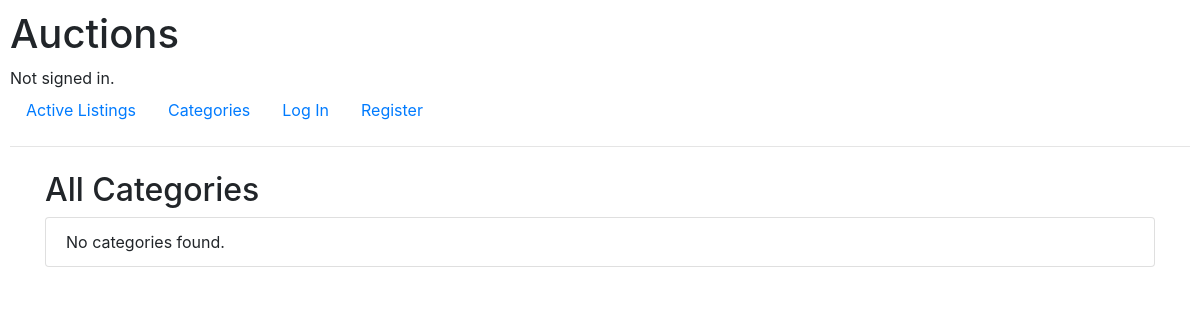
Before: /categories with the older database file.
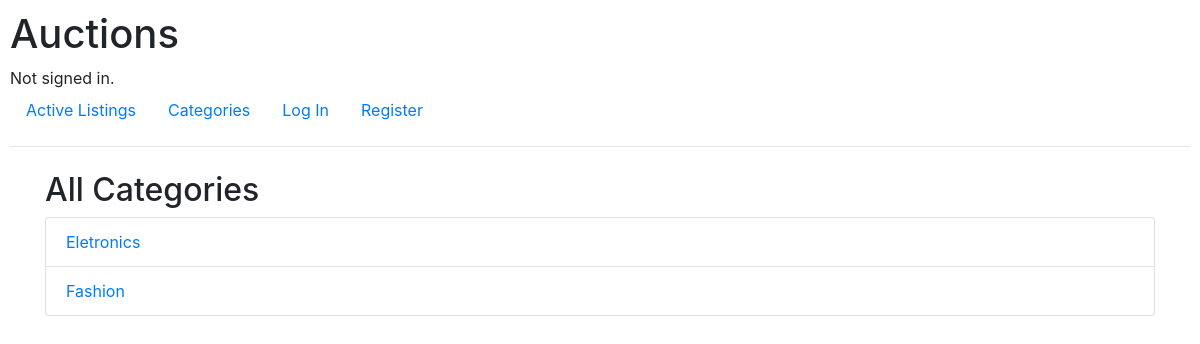
After: the same page with the newer database file.
### auctions/models.py (models this page shows, shortened)
class Category(models.Model):
    name = models.CharField(max_length=64)

### auctions/views.py (the view)
# urls.py: path("categories", views.categories, name="categories"),
def categories(request):
    all_categories = Category.objects.all()
    return render(request, "auctions/categories.html", {
        "categories": all_categories
    })

### auctions/templates/auctions/categories.html (shortened to what this page needs)
{% extends "auctions/layout.html" %}
{% block body %}
    <div class="container my-4">
        <h2>All Categories</h2>
        <ul class="list-group">
            {% for category in categories %}
                <li class="list-group-item">
                    <a href="{% url 'category_page' category.id %}">{{ category.name }}</a>
                </li>
            {% empty %}
                <li class="list-group-item">No categories found.</li>
            {% endfor %}
        </ul>
    </div>
{% endblock %}

Changed rows visible on the page:
added Category: name "Eletronics"
added Category: name "Fashion"
Other visible differences:
text no longer shown: "No categories found."
